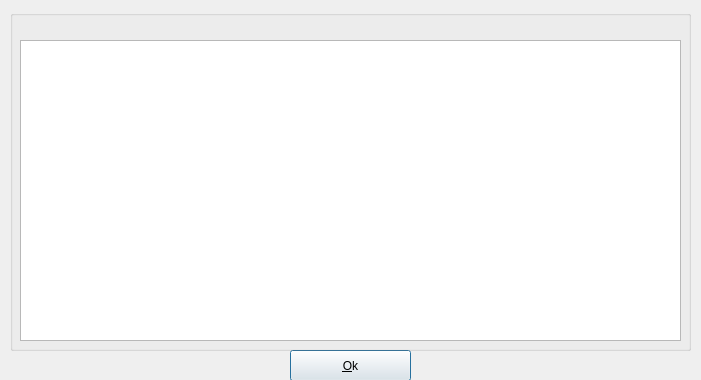
<?xml version="1.0" encoding="UTF-8"?>
<ui version="4.0">
 <class>contactInfo</class>
 <widget class="QDialog" name="contactInfo">
  <property name="geometry">
   <rect>
    <x>0</x>
    <y>0</y>
    <width>701</width>
    <height>380</height>
   </rect>
  </property>
  <property name="windowTitle">
   <string>Contact Info</string>
  </property>
  <widget class="QPushButton" name="pushButton">
   <property name="geometry">
    <rect>
     <x>290</x>
     <y>350</y>
     <width>121</width>
     <height>31</height>
    </rect>
   </property>
   <property name="text">
    <string>&amp;Ok</string>
   </property>
  </widget>
  <widget class="QGroupBox" name="groupBox">
   <property name="geometry">
    <rect>
     <x>10</x>
     <y>10</y>
     <width>681</width>
     <height>341</height>
    </rect>
   </property>
   <property name="title">
    <string/>
   </property>
   <widget class="QTextEdit" name="textEdit">
    <property name="geometry">
     <rect>
      <x>10</x>
      <y>30</y>
      <width>661</width>
      <height>301</height>
     </rect>
    </property>
    <property name="readOnly">
     <bool>true</bool>
    </property>
    <property name="html">
     <string>&lt;!DOCTYPE HTML PUBLIC &quot;-//W3C//DTD HTML 4.0//EN&quot; &quot;http://www.w3.org/TR/REC-html40/strict.dtd&quot;&gt;
&lt;html&gt;&lt;head&gt;&lt;meta name=&quot;qrichtext&quot; content=&quot;1&quot; /&gt;&lt;style type=&quot;text/css&quot;&gt;
p, li { white-space: pre-wrap; }
&lt;/style&gt;&lt;/head&gt;&lt;body style=&quot; font-family:'Ubuntu'; font-size:11pt; font-weight:400; font-style:normal;&quot;&gt;
&lt;p style=&quot;-qt-paragraph-type:empty; margin-top:0px; margin-bottom:0px; margin-left:0px; margin-right:0px; -qt-block-indent:0; text-indent:0px;&quot;&gt;&lt;br /&gt;&lt;/p&gt;&lt;/body&gt;&lt;/html&gt;</string>
    </property>
   </widget>
  </widget>
 </widget>
 <tabstops>
  <tabstop>textEdit</tabstop>
  <tabstop>pushButton</tabstop>
 </tabstops>
 <resources/>
 <connections/>
</ui>
